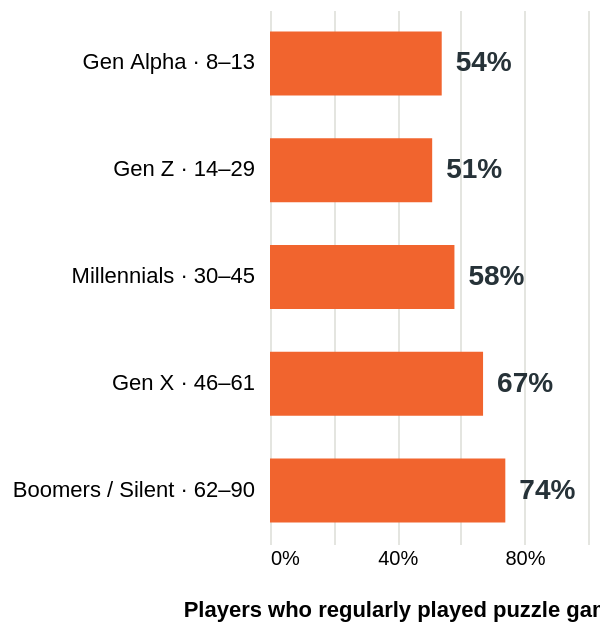

Write a Vega-Lite specification for this figure.
### Vega-Lite specification from a JSON file in a GitHub repository (floating-point values rounded to 4 significant figures)
{"$schema": "https://vega.github.io/schema/vega-lite/v5.json", "width": "container", "height": 315, "background": null, "autosize": {"type": "fit", "contains": "padding"}, "data": {"values": [{"generation": "Gen Alpha · 8–13", "percent": 54}, {"generation": "Gen Z · 14–29", "percent": 51}, {"generation": "Millennials · 30–45", "percent": 58}, {"generation": "Gen X · 46–61", "percent": 67}, {"generation": "Boomers / Silent · 62–90", "percent": 74}]}, "encoding": {"y": {"field": "generation", "type": "ordinal", "sort": ["Gen Alpha · 8–13", "Gen Z · 14–29", "Millennials · 30–45", "Gen X · 46–61", "Boomers / Silent · 62–90"], "title": null, "axis": {"labelFontSize": 11, "labelLimit": 170, "labelPadding": 8, "domain": false, "ticks": false}}, "x": {"field": "percent", "type": "quantitative", "scale": {"domain": [0, 100]}, "axis": {"title": "Players who regularly played puzzle games (%)", "values": [0, 20, 40, 60, 80, 100], "labelExpr": "datum.value + '%'", "titlePadding": 15, "domain": false, "gridColor": "#E4E5E0", "tickSize": 0}}, "tooltip": [{"field": "generation", "type": "ordinal", "title": "Generation and age"}, {"field": "percent", "type": "quantitative", "title": "Puzzle participation (%)"}]}, "layer": [{"mark": {"type": "bar", "size": 32, "color": "#F1642E"}}, {"transform": [{"calculate": "datum.percent + '%'", "as": "label"}], "mark": {"type": "text", "align": "left", "baseline": "middle", "dx": 7, "fontSize": 14, "fontWeight": "bold", "color": "#263238"}, "encoding": {"text": {"field": "label"}}}], "config": {"font": "Arial", "view": {"stroke": null}}}
